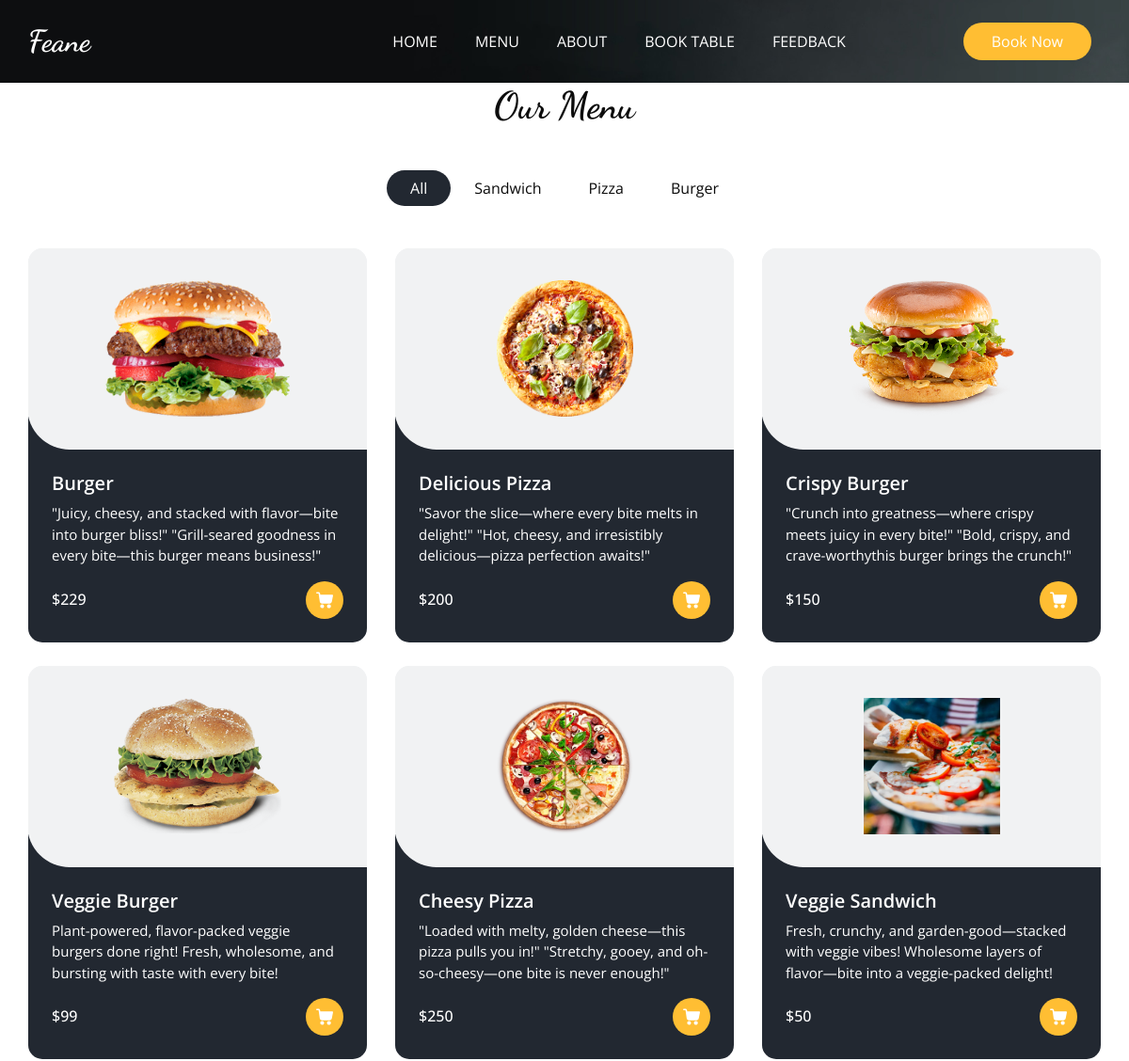
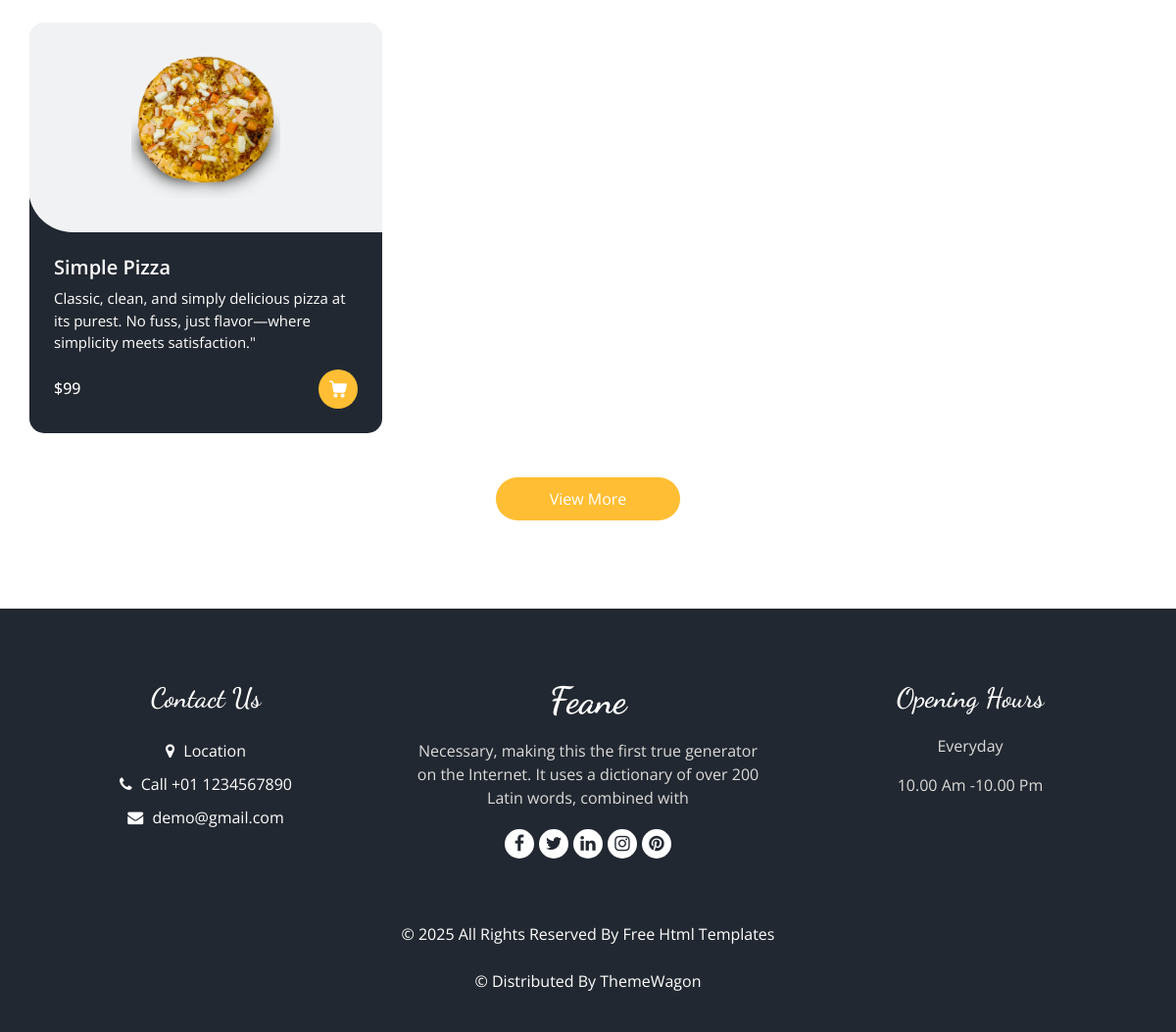
The app's page /menu/ with its own data (2 pictures, top to bottom).
### base/models.py (models this page shows, shortened)
class Item_List(models.Model):
    Category_name = models.CharField(max_length=15)

class Items(models.Model):
    Item_name = models.CharField(max_length=15)
    description = models.TextField(blank=False)
    Price = models.IntegerField()
    Category = models.ForeignKey(Item_List, related_name='Name', on_delete=models.CASCADE)
    Image = models.ImageField(upload_to='Items/')
    def __str__(self):
        return self.Item_name

### base/views.py (the view)
# urls.py: path('menu/',MenuView,name='menu'),
def MenuView(request):
    items = Items.objects.all()
    list = Item_List.objects.all()
    return render(request,'menu.html', {'items': items, 'list': list})

### templates/menu.html (shortened to what this page needs)
{% extends "base.html" %}
{% block class %}class="sub_page"{% endblock class %}
{% block menu_status %}active{% endblock menu_status %}
{% block index %}
<section class="food_section layout_padding-bottom">
  <div class="container">
    <div class="heading_container heading_center">
      <h2>
        Our Menu
      </h2>
    </div>
    <ul class="filters_menu">
      <li class="active" data-filter="*">All</li>
      {% for i in list %}
      <li data-filter=".{{i.Category_name}}">{{i.Category_name}}</li>
      {% endfor %}
    </ul>
    <div class="filters-content">
      <div class="row grid">
        {% for j in items %}
        <div class="col-sm-6 col-lg-4 all {{j}}">
          <div class="box">
            <div>
              <div class="img-box">
                <img src="/media/{{j.Image}}" alt="{{j.Image}}">
              </div>
              <div class="detail-box">
                <h5>
                  {{j.Item_name}}
                </h5>
                <p>
                  {{j.description}}
                </p>
                <div class="options">
                  <h6>
                    ${{j.Price}}
                  </h6>
                  <a href="">
                  </a>
                </div>
              </div>
            </div>
          </div>
        </div>
        {% endfor %}
      </div>
    </div>
    <div class="btn-box">
      <a href="">
        View More
      </a>
    </div>
  </div>
</section>
{% endblock index %}

### templates/base.html (shortened to what this page needs)
<!DOCTYPE html>
<html>
{% load static %}
<head>
  <link rel="stylesheet" type="text/css" href="{% static 'css/bootstrap.css' %}" />
  <link rel="stylesheet" type="text/css" href="https://cdnjs.cloudflare.com/ajax/libs/OwlCarousel2/2.3.4/assets/owl.carousel.min.css" />
  <link rel="stylesheet" href="https://cdnjs.cloudflare.com/ajax/libs/jquery-nice-select/1.1.0/css/nice-select.min.css" />
  <link href="{% static 'css/font-awesome.min.css' %}" rel="stylesheet" />
  <link href="{% static 'css/style.css' %}" rel="stylesheet" />
  <link href="{% static 'css/responsive.css' %}" rel="stylesheet" />
</head>
<body {% block class %}{% endblock class %}>
  <div class="hero_area">
    <div class="bg-box">
      <img src="{% static 'images/hero-bg.jpg' %}" alt="">
    </div>
    <header class="header_section">
      <div class="container">
        <nav class="navbar navbar-expand-lg custom_nav-container ">
          <a class="navbar-brand" href="{% url 'home' %}">
            <span>
              Feane
            </span>
          </a>
          <div class="collapse navbar-collapse" id="navbarSupportedContent">
            <ul class="navbar-nav  mx-auto ">
              <li class="nav-item {% block home_status %}{% endblock home_status %}">
                <a class="nav-link" href="{% url 'home' %}">Home <span class="sr-only">(current)</span></a>
              </li>
              <li class="nav-item" {% block menu_status %}{% endblock menu_status %}>
                <a class="nav-link" href="{% url 'menu' %}">Menu</a>
              </li>
              <li class="nav-item" {% block about_status %}{% endblock about_status %}>
                <a class="nav-link" href="{% url 'about' %}">About</a>
              </li>
              <li class="nav-item" {% block book_status %}{% endblock book_status %}>
                <a class="nav-link" href="{% url 'book' %}">Book Table</a>
              </li>
              <li class="nav-item" {% block feedback_status %}{% endblock feedback_status %} >
                <a class="nav-link" href="{% url 'feedback' %}">Feedback</a>
              </li>
            </ul>
            <div class="user_option">
              <a href="{% url 'book' %}" class="order_online">
                Book Now
              </a>
            </div>
          </div>
        </nav>
      </div>
    </header>
  </div>
{% block index %}{% endblock index %}
  <footer class="footer_section">
    <div class="container">
      <div class="row">
        <div class="col-md-4 footer-col">
          <div class="footer_contact">
            <h4>
              Contact Us
            </h4>
            <div class="contact_link_box">
              <a href="">
                <i class="fa fa-map-marker" aria-hidden="true"></i>
                <span>
                  Location
                </span>
              </a>
              <a href="">
                <i class="fa fa-phone" aria-hidden="true"></i>
                <span>
                  Call +01 1234567890
                </span>
              </a>
              <a href="">
                <i class="fa fa-envelope" aria-hidden="true"></i>
                <span>
                  demo@gmail.com
                </span>
              </a>
            </div>
          </div>
        </div>
        <div class="col-md-4 footer-col">
          <div class="footer_detail">
            <a href="" class="footer-logo">
              Feane
            </a>
            <p>
              Necessary, making this the first true generator on the Internet. It uses a dictionary of over 200 Latin words, combined with
            </p>
            <div class="footer_social">
              <a href="">
                <i class="fa fa-facebook" aria-hidden="true"></i>
              </a>
              <a href="">
                <i class="fa fa-twitter" aria-hidden="true"></i>
              </a>
              <a href="">
                <i class="fa fa-linkedin" aria-hidden="true"></i>
              </a>
              <a href="">
                <i class="fa fa-instagram" aria-hidden="true"></i>
              </a>
              <a href="">
                <i class="fa fa-pinterest" aria-hidden="true"></i>
              </a>
            </div>
          </div>
        </div>
        <div class="col-md-4 footer-col">
          <h4>
            Opening Hours
          </h4>
          <p>
            Everyday
          </p>
          <p>
            10.00 Am -10.00 Pm
          </p>
        </div>
      </div>
      <div class="footer-info">
        <p>
          &copy; <span id="displayYear"></span> All Rights Reserved By
          <a href="https://html.design/">Free Html Templates</a><br><br>
          &copy;  Distributed By
          <a href="https://themewagon.com/" target="_blank">ThemeWagon</a>
        </p>
      </div>
    </div>
  </footer>
</body>
</html>

### static/css/responsive.css (style rules this page uses)
@media (min-width: 1200px) { .container { max-width: 1170px; } }

### records on screen
Item_List: Category_name "Sandwich"
Item_List: Category_name "Pizza"
Item_List: Category_name "Burger"
Items: Image (picture), Item_name "Burger", description "\"Juicy, cheesy, and stacked with flavor—bite into burger bliss!\" \"Grill-seared goodness in every bite—this burger means business!\"", Price "229"
Items: Image (picture), Item_name "Delicious Pizza", description "\"Savor the slice—where every bite melts in delight!\" \"Hot, cheesy, and irresistibly delicious—pizza perfection awaits!\"", Price "200"
Items: Image (picture), Item_name "Crispy Burger", description "\"Crunch into greatness—where crispy meets juicy in every bite!\" \"Bold, crispy, and crave-worthythis burger brings the crunch!\"", Price "150"
Items: Image (picture), Item_name "Veggie Burger", description "Plant-powered, flavor-packed veggie burgers done right! Fresh, wholesome, and bursting with taste with every bite!", Price "99"
Items: Image (picture), Item_name "Cheesy Pizza", description "\"Loaded with melty, golden cheese—this pizza pulls you in!\" \"Stretchy, gooey, and oh-so-cheesy—one bite is never enough!\"", Price "250"
Items: Image (picture), Item_name "Veggie Sandwich", description "Fresh, crunchy, and garden-good—stacked with veggie vibes! Wholesome layers of flavor—bite into a veggie-packed delight!", Price "50"
Items: Image (picture), Item_name "Simple Pizza", description "Classic, clean, and simply delicious pizza at its purest. No fuss, just flavor—where simplicity meets satisfaction.\"", Price "99"
